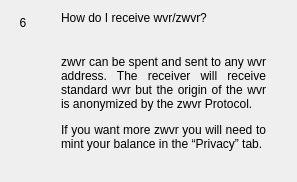
                  <widget class="QWidget" name="widgetFaq6" native="true">
                   <layout class="QHBoxLayout" name="horizontalpage_6" stretch="0,1">
                    <item alignment="Qt::AlignTop">
                     <widget class="QLabel" name="labelNumber6">
                      <property name="minimumSize">
                       <size>
                        <width>24</width>
                        <height>24</height>
                       </size>
                      </property>
                      <property name="maximumSize">
                       <size>
                        <width>16777215</width>
                        <height>24</height>
                       </size>
                      </property>
                      <property name="text">
                       <string>6</string>
                      </property>
                      <property name="alignment">
                       <set>Qt::AlignCenter</set>
                      </property>
                     </widget>
                    </item>
                    <item>
                     <layout class="QVBoxLayout" name="verticalLayoutpage_6">
                      <property name="spacing">
                       <number>0</number>
                      </property>
                      <property name="leftMargin">
                       <number>20</number>
                      </property>
                      <property name="rightMargin">
                       <number>20</number>
                      </property>
                      <item>
                       <widget class="QLabel" name="labelSubtitle6">
                        <property name="text">
                         <string>How do I receive wvr/zwvr?</string>
                        </property>
                        <property name="wordWrap">
                         <bool>true</bool>
                        </property>
                       </widget>
                      </item>
                      <item>
                       <spacer name="verticalSpacer_60">
                        <property name="orientation">
                         <enum>Qt::Vertical</enum>
                        </property>
                        <property name="sizeType">
                         <enum>QSizePolicy::Fixed</enum>
                        </property>
                        <property name="sizeHint" stdset="0">
                         <size>
                          <width>20</width>
                          <height>30</height>
                         </size>
                        </property>
                       </spacer>
                      </item>
                      <item>
                       <widget class="QLabel" name="labelContent6">
                        <property name="text">
                         <string>
                           &lt;html&gt;&lt;head/&gt;&lt;body&gt;&lt;p align=&quot;justify&quot;&gt;
                           zwvr can be spent and sent to any wvr address. The receiver will
                           receive standard wvr but the origin of the wvr is anonymized by the zwvr Protocol.
                           &lt;/p&gt;&lt;p align=&quot;justify&quot;&gt;
                           If you want more zwvr you will need to mint your balance in the “Privacy” tab.
                           &lt;/p&gt;&lt;/body&gt;&lt;/html&gt;
                         </string>
                        </property>
                        <property name="alignment">
                         <set>Qt::AlignLeading|Qt::AlignLeft|Qt::AlignTop</set>
                        </property>
                        <property name="wordWrap">
                         <bool>true</bool>
                        </property>
                       </widget>
                      </item>
                      <item>
                       <spacer name="verticalSpacer_61">
                        <property name="orientation">
                         <enum>Qt::Vertical</enum>
                        </property>
                        <property name="sizeHint" stdset="0">
                         <size>
                          <width>20</width>
                          <height>20</height>
                         </size>
                        </property>
                       </spacer>
                      </item>
                     </layout>
                    </item>
                   </layout>
                  </widget>
